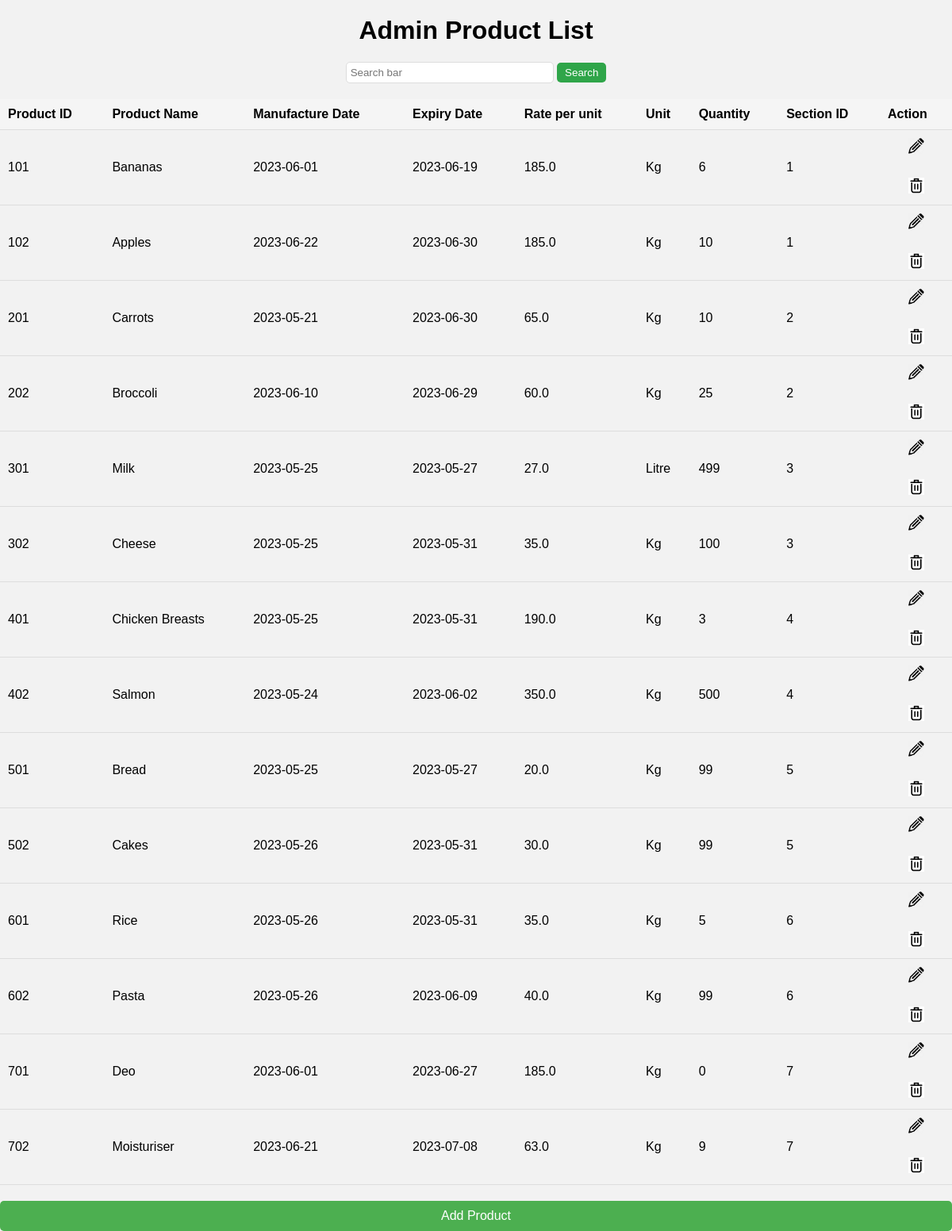
The page /admin/product_list on the database its author committed.
### tables this page shows
CREATE TABLE products
             (id INTEGER PRIMARY KEY AUTOINCREMENT,
              productname TEXT,
              manufacture_date TEXT,
              fexpiry_date TEXT,
              rate REAL,
              unit TEXT,
              quantity INTEGER,
              section_id INTEGER,
              FOREIGN KEY (section_id) REFERENCES sections(id));

### admin/routes.py (the view, shortened to what this page needs)
@admin_bp.route('/product_list', methods=['GET', 'POST'])
def product_list():
    conn = sqlite3.connect('database.db')
    c = conn.cursor()
    c.execute("SELECT * FROM products")
    products = c.fetchall()
    conn.close()
    return render_template('product_list_admin.html', products=products)

### templates/product_list_admin.html (shortened to what this page needs)
<!DOCTYPE html>
<html>
<head>
    <link rel="stylesheet" type="text/css" href="{{ url_for('static', filename='product_list_admin.css') }}">
</head>
<body>
    <h1>Admin Product List</h1>
    <form method="post" action="{{ url_for('admin.search_product_list') }}">
        <input type="text" name="search_query" placeholder="Search bar">
        <button type="submit">Search</button>
    </form>
    <table>
        <tr>
            <th>Product ID</th>
            <th>Product Name</th>
            <th>Manufacture Date</th>
            <th>Expiry Date</th>
            <th>Rate per unit</th>
            <th>Unit</th>
            <th>Quantity</th>
            <th>Section ID</th>
            <th>Action</th>
        </tr>
        {% for product in products %}
        <tr>
            <td>{{ product[0] }}</td>
            <td>{{ product[1] }}</td>
            <td>{{ product[2] }}</td>
            <td>{{ product[3] }}</td>
            <td>{{ product[4] }}</td>
            <td>{{ product[5] }}</td>
            <td>{{ product[6] }}</td>
            <td>{{ product[7] }}</td>
            <td>
                <div class="button-group">
                    <a href="{{ url_for('admin.edit_product', product_id=product[0]) }}" class="btn-edit">
                                   <img src="{{ url_for('static', filename='edit.png') }}" alt="Edit" class="icon">
                    </a>
                    <form method="POST" action="/admin/product_list" class="delete-form">
                      <button type="" class="btn-delete">
                        <img src="{{ url_for('static', filename='delete.png') }}" alt="Delete" class="icon">
                      </button>
                    </form>
                </div>
            </td>
        </tr>
        {% endfor %}
    </table>
    <a class="add-button" href="{{ url_for('admin.add_product') }}">Add Product</a>
</body>
</html>

### static/product_list_admin.css (style rules this page uses)
body { font-family: Arial, sans-serif; margin: 0; padding: 0; background-color: #f2f2f2; }
h1 { text-align: center; margin-top: 20px; }
table { width: 100%; border-collapse: collapse; margin-top: 20px; }
th, td { padding: 10px; text-align: left; border-bottom: 1px solid #ddd; }
th { background-color: #f5f5f5; font-weight: bold; }
form { text-align: center; margin-top: 20px; }
input[type="text"] { padding: 5px; width: 250px; border-radius: 5px; border: 1px solid #ddd; }
button[type="submit"] { padding: 5px 10px; border-radius: 5px; border: none; background-color: #2fa549; color: white; cursor: pointer; }
.button-group { display: flex; flex-direction: column; align-items: center; }
.btn-delete { display: inline-block; background-color: transparent; border: none; cursor: pointer; margin-top: 5px; }
.icon { width: 20px; height: 20px; }
.add-button { display: block; text-align: center; margin-top: 20px; padding: 10px; background-color: #4CAF50; color: white; text-decoration: none; border-radius: 5px; transition: background-color 0.3s; }

### rows shown on the page
products: id "101", productname "Bananas", manufacture_date "2023-06-01", fexpiry_date "2023-06-19", rate "185.0", unit "Kg", quantity "6", section "1"
products: id "102", productname "Apples", manufacture_date "2023-06-22", fexpiry_date "2023-06-30", rate "185.0", unit "Kg", quantity "10", section "1"
products: id "201", productname "Carrots", manufacture_date "2023-05-21", fexpiry_date "2023-06-30", rate "65.0", unit "Kg", quantity "10", section "2"
products: id "202", productname "Broccoli", manufacture_date "2023-06-10", fexpiry_date "2023-06-29", rate "60.0", unit "Kg", quantity "25", section "2"
products: id "301", productname "Milk", manufacture_date "2023-05-25", fexpiry_date "2023-05-27", rate "27.0", unit "Litre", quantity "499", section "3"
products: id "302", productname "Cheese", manufacture_date "2023-05-25", fexpiry_date "2023-05-31", rate "35.0", unit "Kg", quantity "100", section "3"
products: id "401", productname "Chicken Breasts", manufacture_date "2023-05-25", fexpiry_date "2023-05-31", rate "190.0", unit "Kg", quantity "3", section "4"
products: id "402", productname "Salmon", manufacture_date "2023-05-24", fexpiry_date "2023-06-02", rate "350.0", unit "Kg", quantity "500", section "4"
products: id "501", productname "Bread", manufacture_date "2023-05-25", fexpiry_date "2023-05-27", rate "20.0", unit "Kg", quantity "99", section "5"
products: id "502", productname "Cakes", manufacture_date "2023-05-26", fexpiry_date "2023-05-31", rate "30.0", unit "Kg", quantity "99", section "5"
products: id "601", productname "Rice", manufacture_date "2023-05-26", fexpiry_date "2023-05-31", rate "35.0", unit "Kg", quantity "5", section "6"
products: id "602", productname "Pasta", manufacture_date "2023-05-26", fexpiry_date "2023-06-09", rate "40.0", unit "Kg", quantity "99", section "6"
products: id "701", productname "Deo", manufacture_date "2023-06-01", fexpiry_date "2023-06-27", rate "185.0", unit "Kg", quantity "0", section "7"
products: id "702", productname "Moisturiser", manufacture_date "2023-06-21", fexpiry_date "2023-07-08", rate "63.0", unit "Kg", quantity "9", section "7"
